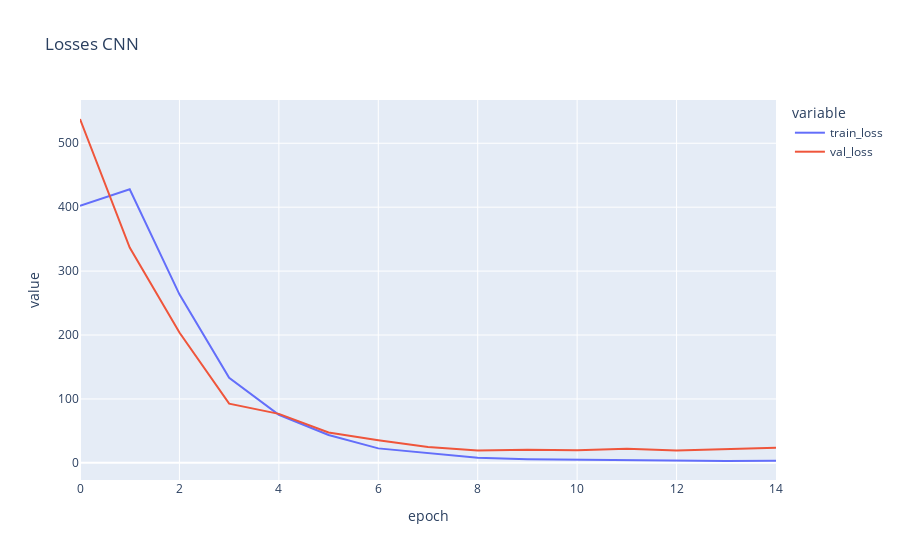

Notebook cell for this chart:
### Code cell
# Initialize the CNN model, loss function, and optimizer
cnn_model = CNN(num_channels, num_classes, out_channels=32, measurements=2986)
optimizer_cnn = optim.Adam(cnn_model.parameters(), lr=0.0001)

cnn_train_losses, cnn_val_losses, cnn_avg_losses = train_model(
    X_train, y_train, X_test, y_test, cnn_model, criterion, optimizer_cnn, 
    reshape=[-1, 1, measurements, features],
    num_epochs=15, batch_size=batch_size, verbose=False
)

plot_losses(cnn_avg_losses, cnn_val_losses, "CNN")

### Figure 1 — Plotly figure (JSON) as saved in the notebook; plotly's stock layout.template omitted (floating-point values rounded to 4 significant figures)
{"data": [{"hovertemplate": "variable=train_loss<br>epoch=%{x}<br>value=%{y}<extra></extra>", "legendgroup": "train_loss", "line": {"color": "#636efa", "dash": "solid"}, "marker": {"symbol": "circle"}, "mode": "lines", "name": "train_loss", "orientation": "v", "showlegend": true, "type": "scatter", "x": [0, 1, 2, 3, 4, 5, 6, 7, 8, 9, 10, 11, 12, 13, 14], "xaxis": "x", "y": [402.2, 428.0, 263.7, 133.0, 75.25, 43.67, 22.65, 15.27, 8.153, 5.737, 5.036, 4.605, 3.444, 2.903, 3.452], "yaxis": "y"}, {"hovertemplate": "variable=val_loss<br>epoch=%{x}<br>value=%{y}<extra></extra>", "legendgroup": "val_loss", "line": {"color": "#EF553B", "dash": "solid"}, "marker": {"symbol": "circle"}, "mode": "lines", "name": "val_loss", "orientation": "v", "showlegend": true, "type": "scatter", "x": [0, 1, 2, 3, 4, 5, 6, 7, 8, 9, 10, 11, 12, 13, 14], "xaxis": "x", "y": [538.0, 336.9, 203.9, 92.56, 76.69, 47.49, 35.37, 25.0, 19.32, 20.67, 19.83, 22.09, 19.45, 21.32, 23.8], "yaxis": "y"}], "layout": {"legend": {"title": {"text": "variable"}, "tracegroupgap": 0}, "title": {"text": "Losses CNN"}, "xaxis": {"anchor": "y", "domain": [0, 1], "title": {"text": "epoch"}}, "yaxis": {"anchor": "x", "domain": [0, 1], "title": {"text": "value"}}}}
